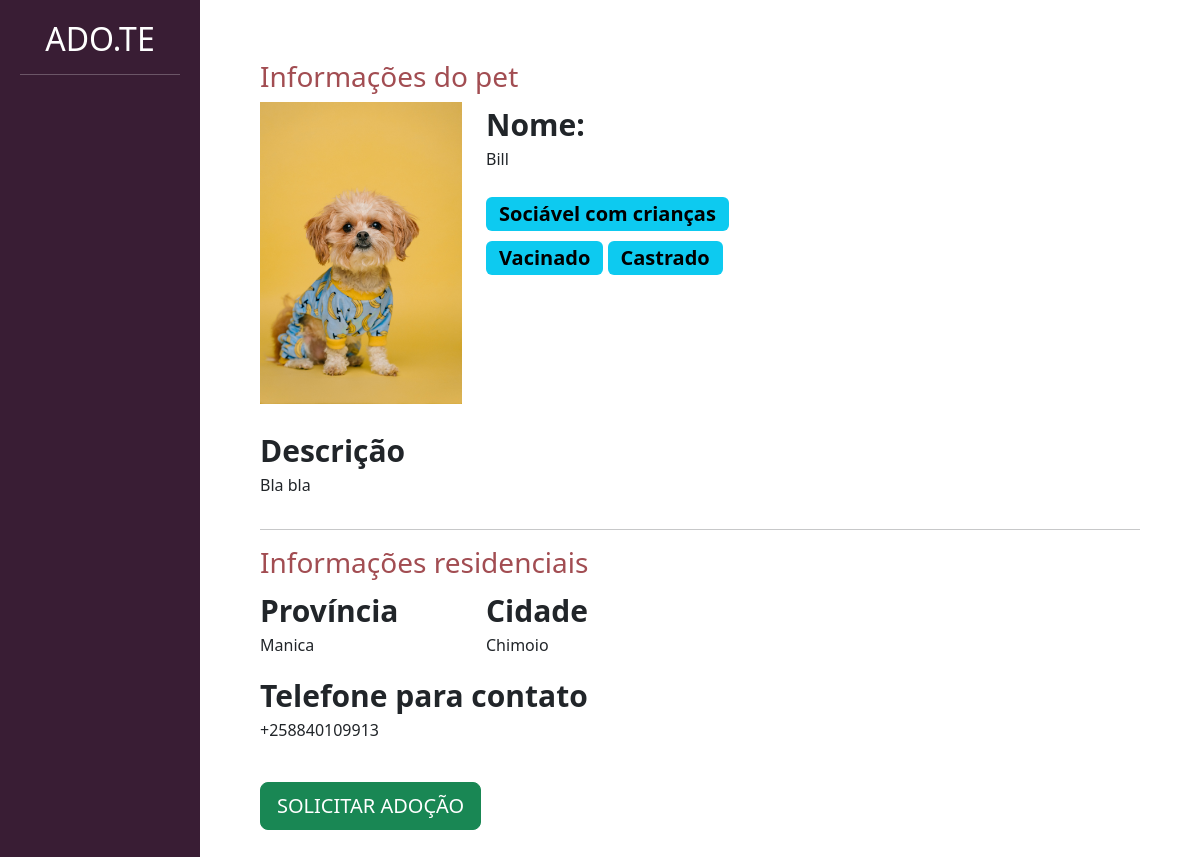
The app's page /divulge/see_pets/7 with its own data.
### divulge/models/divulge_models.py (models this page shows, shortened)
class Pet(models.Model):
    choices_status = (("P", "Para adocão"), ("A", "Adotado"))
    user = models.ForeignKey(User, on_delete=models.DO_NOTHING)
    picture = models.ImageField(upload_to="fotos_pets")
    name = models.CharField(max_length=50)
    description = models.TextField()
    province = models.CharField(max_length=50)
    city = models.CharField(max_length=50)
    phone = PhoneNumberField(region="MZ")
    tags = models.ManyToManyField(Tag)
    breed = models.ForeignKey(Breed, on_delete=models.DO_NOTHING)
    status = models.CharField(max_length=1, choices=choices_status, default="P")

class Tag(models.Model):
    tag = models.CharField(max_length=100)
    def __str__(self):
        return self.tag

### divulge/views/see_pet_views.py (the view)
def see_pets(request, id):
    if request.method == "GET":
        pet = Pet.objects.get(id=id)
        context = {"pet": pet}
        return render(request, "divulge/see_pet.html", context=context)

### pets/templates/divulge/see_pet.html (shortened to what this page needs)
{% load static %}
<!DOCTYPE html>
<html lang="pt-BR">
  <head>
    <link
      href="https://cdn.jsdelivr.net/npm/bootstrap@5.3.0-alpha1/dist/css/bootstrap.min.css"
      rel="stylesheet"
    />
    <link href="{% static 'css/register/register.css' %}" rel="stylesheet" />
    <link href="{% static 'css/divulge/new_pet.css' %}" rel="stylesheet" />
    <link href="{% static 'css/divulge/my_pets.css' %}" rel="stylesheet" />
    <link href="{% static 'css/adopt/adopt.css' %}" rel="stylesheet" />
  </head>
  <body>
    <div class="container-fluid">
      <div class="row">
        <div class="col-md-2 bg-side-plataforma sidebar">
          <h2>ADO.TE</h2>
          <hr />
        </div>
        <div style="padding: 60px" class="col-md">
          <h3 class="font-vinho">Informações do pet</h3>
          <div class="row">
            <div class="col-md-3">
              <img width="100%" src="{{pet.picture.url}}" />
            </div>
            <div class="col-md-9">
              <span class="span-bold">Nome:</span>
              <p>{{pet.name}}</p>
              <div style="width: 40%">
                {% for tag in pet.tags.all %}
                <span class="badge text-bg-info badge-lg">{{tag}}</span>
                {% endfor %}
              </div>
            </div>
          </div>
          <br />
          <div class="row">
            <div class="col-md-5">
              <span class="span-bold">Descrição</span>
              <p>{{pet.description}}</p>
            </div>
            <div class="col-md-7"></div>
          </div>
          <hr />
          <div class="row">
            <h3 class="font-vinho">Informações residenciais</h3>
            <div class="col-md">
              <div class="row">
                <div class="col-md">
                  <span class="span-bold">Província</span>
                  <p>{{pet.province}}</p>
                </div>
                <div class="col-md">
                  <span class="span-bold">Cidade</span>
                  <p>{{pet.city}}</p>
                </div>
              </div>
              <span class="span-bold">Telefone para contato</span>
              <p>{{pet.phone}}</p>
              <br />
              <a
                href="{% url 'adoption' pet.id%}"
                class="btn btn-success btn-lg"
                >SOLICITAR ADOÇÃO</a
              >
            </div>
            <div class="col-md"></div>
          </div>
        </div>
      </div>
    </div>
  </body>
</html>

### pets/static/css/divulge/new_pet.css (style rules this page uses)
.sidebar { text-align: center; padding: 20px; }
.font-vinho { color: #A24D52; }

### pets/static/css/adopt/adopt.css (style rules this page uses)
.span-bold { font-weight: bold; font-size: 30px; }
.badge-lg { font-size: 20px; margin-top: 10px; }
.bg-side-plataforma { background-color: #391D34; color: white; }

### records on screen
Pet: picture (picture), name "Bill", description "Bla bla", province "Manica", city "Chimoio", phone "+258840109913"
Tag: tag "Sociável com crianças"
Tag: tag "Vacinado"
Tag: tag "Castrado"
